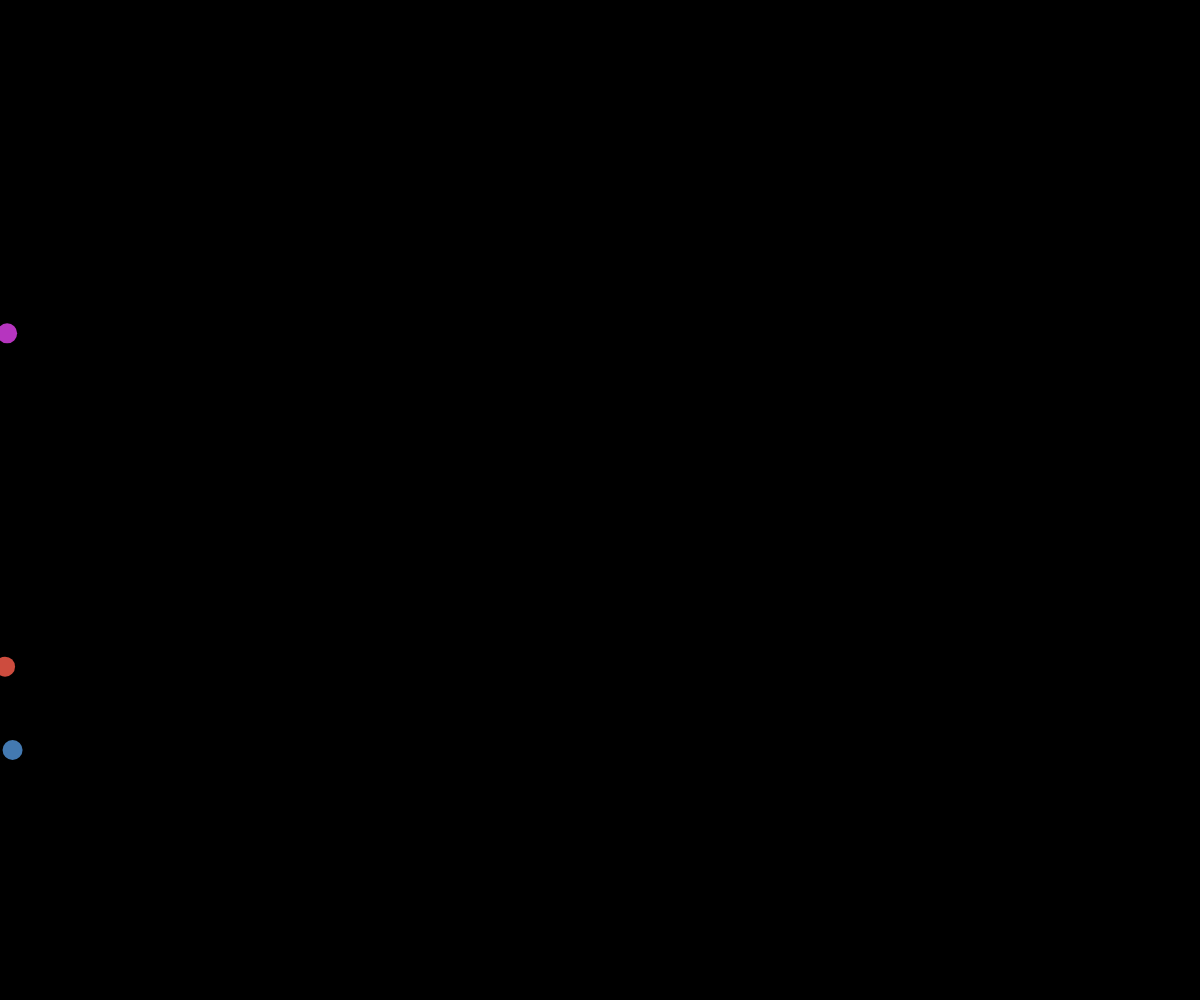
Frame 1 (no input)
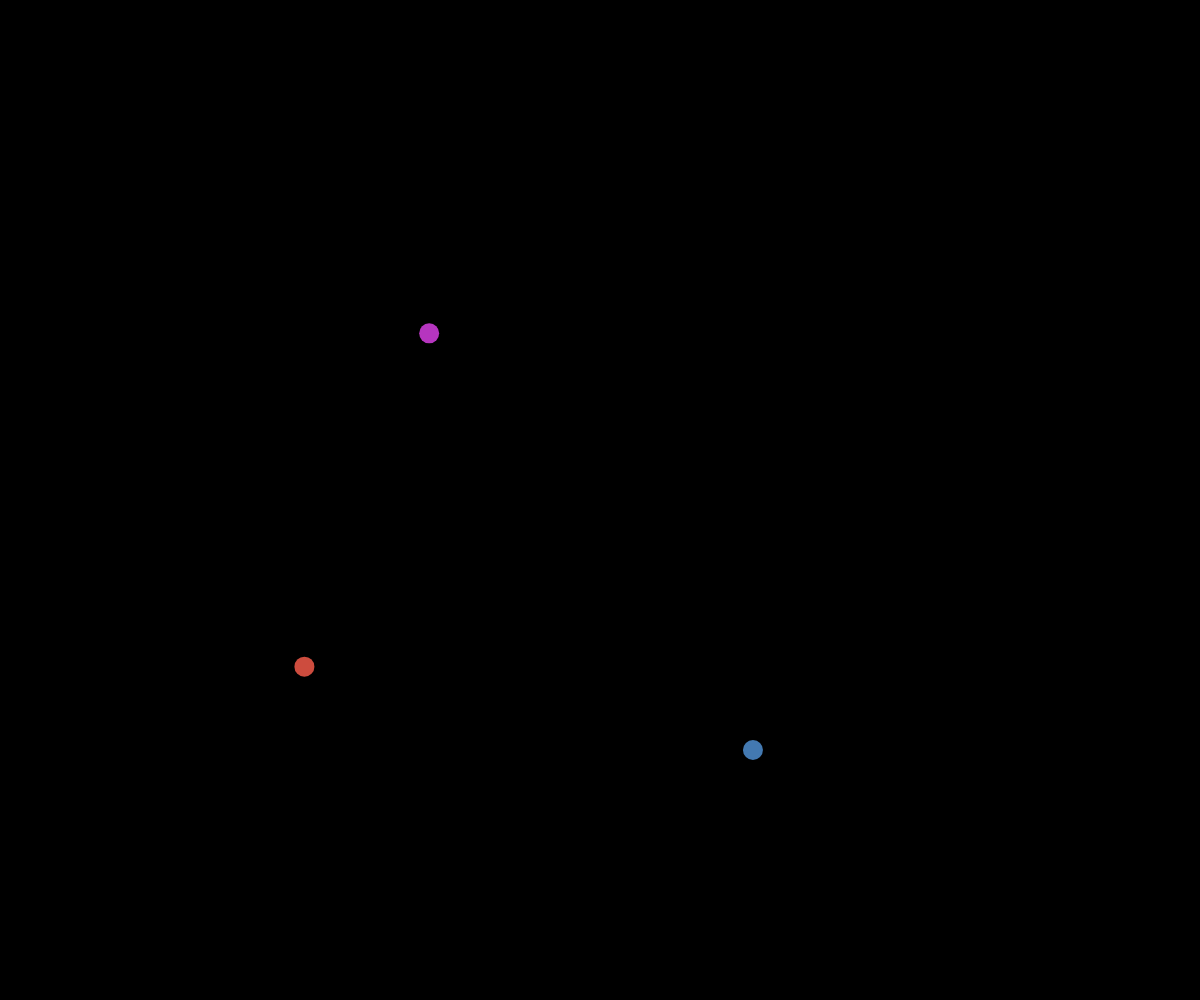
Frame 60 (no input)
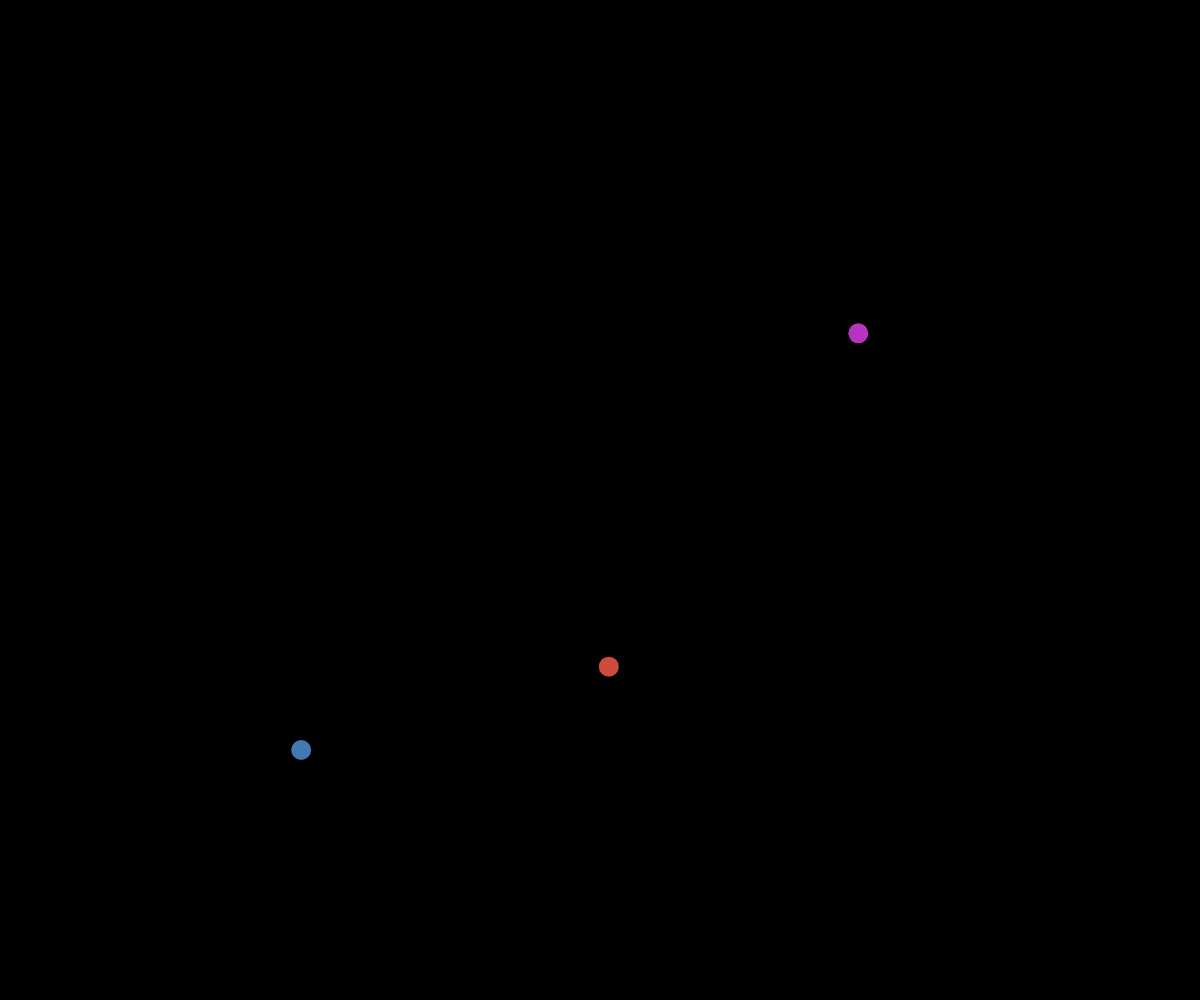
Frame 120 (the mouse pressed at the canvas centre since frame 60)

The p5.js sketch that drew these frames (run headless with seeded random() and noise() and a simulated clock; from frame 60 on, the mouse is pressed at the canvas centre):

// p5.js sketch
// ── sketch.js
// Create Your First Class Challenge
// Adeeb Rahman
// 10.15.2024
//

let racer1;
let racer2;
let racer3;

function setup() {
  createCanvas(windowWidth, windowHeight);
  racer1 = new Racer(height/3, color(random(0, 255), random(0, 255), random(0, 255)));
  racer2 = new Racer(height*2/3, color(random(0, 255), random(0, 255), random(0, 255)));
  racer3 = new Racer(height*3/4, color(random(0, 255), random(0, 255), random(0, 255)));
}

function draw() {
  background(0);
  racer1.move();
  racer1.display();

  racer2.move();
  racer2.display();

  racer3.move();
  racer3.display();
}

class Racer {
  ///////////////constructor/////////////////
  constructor(yPosition, color) {
    this.xPosition = 0;
    this.yPosition = yPosition;
    this.xSpeed = random(3, 15);
    this.color = color;
  }
  ///////////class methods/////////////
  move() {
    this.xPosition += this.xSpeed;
    if (this.xPosition > width) {
      this.xPosition = 0;
    }
  }
  display() {
    fill(this.color);
    noStroke();
    circle(this.xPosition, this.yPosition, 20);
  }
}
